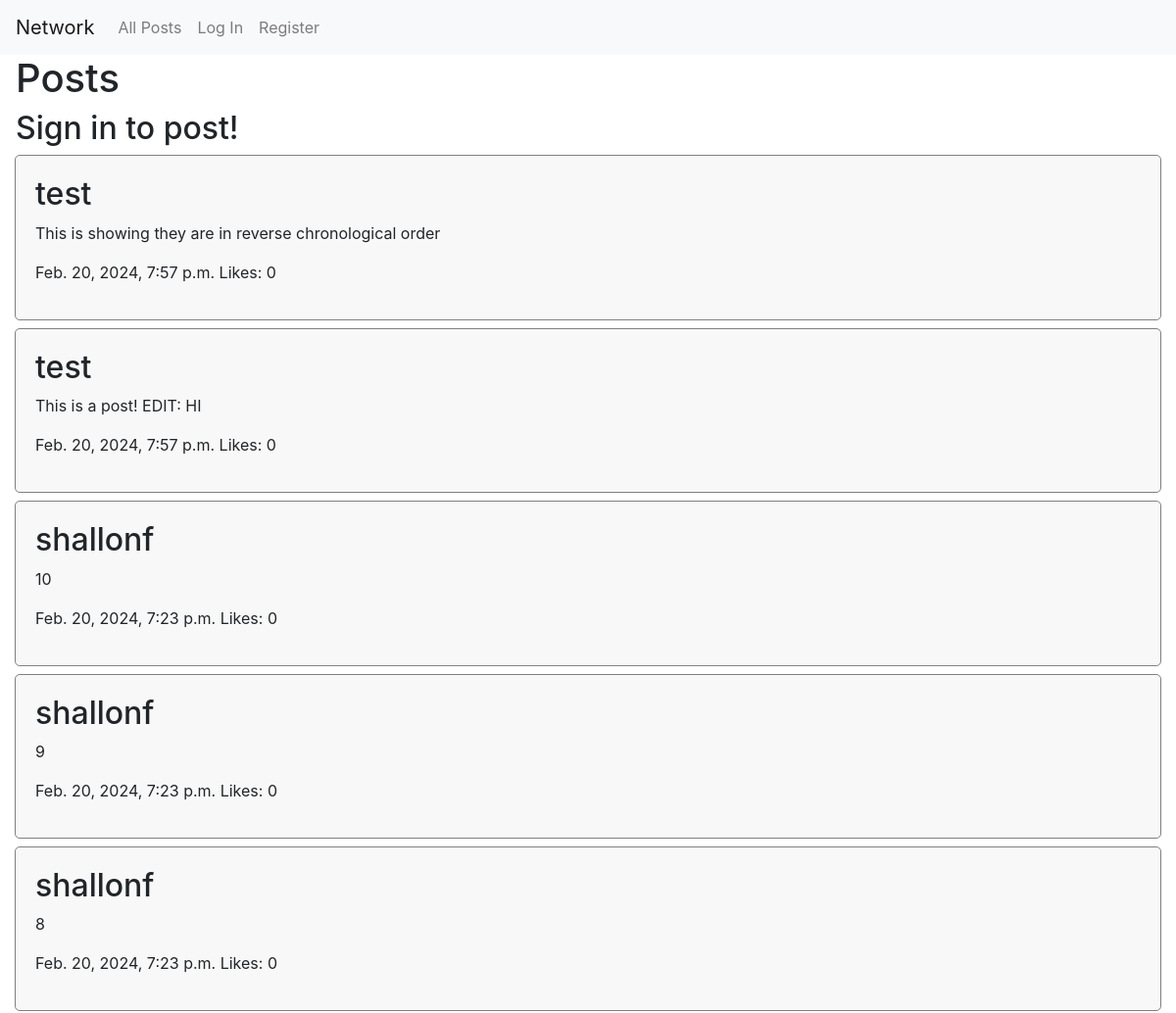
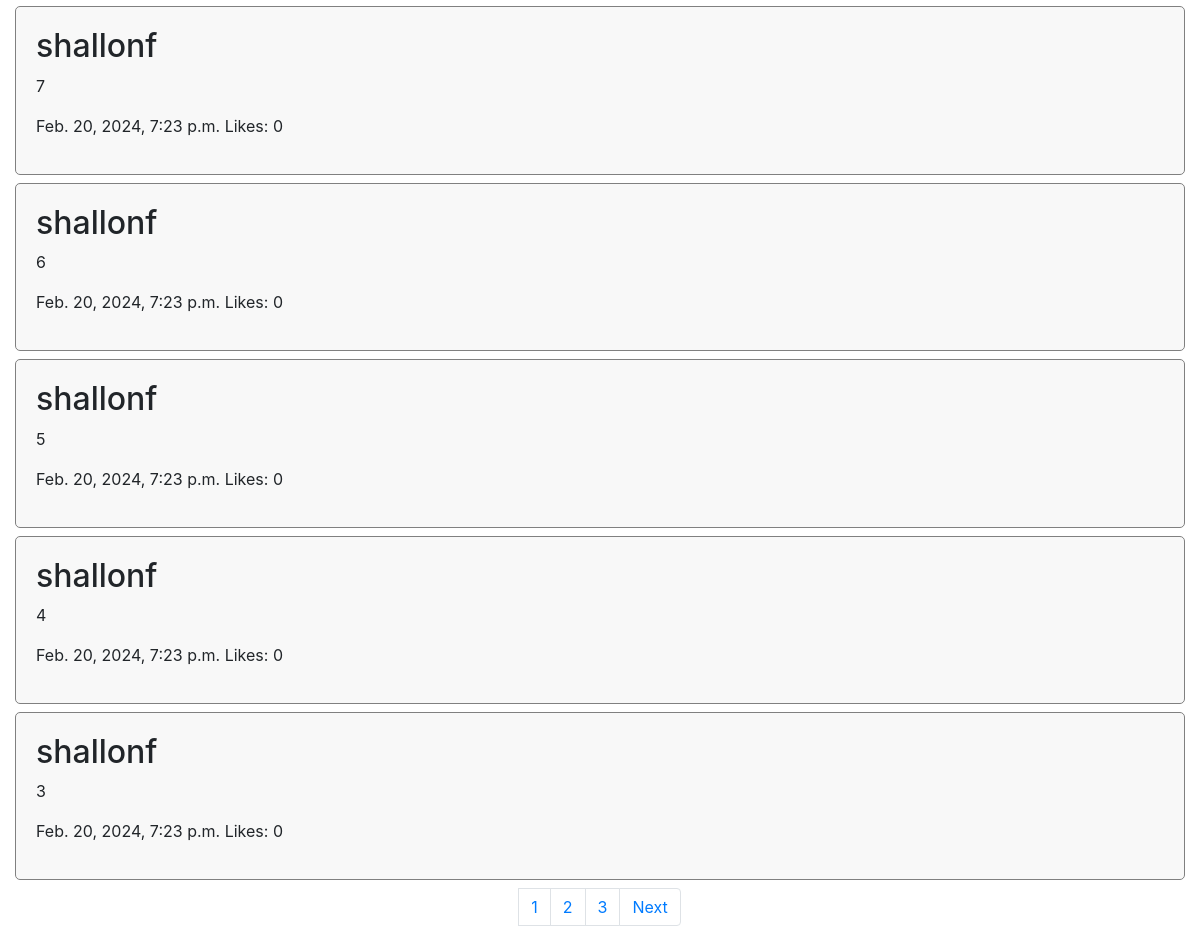
Before: / with the older database file (2 pictures, top to bottom).
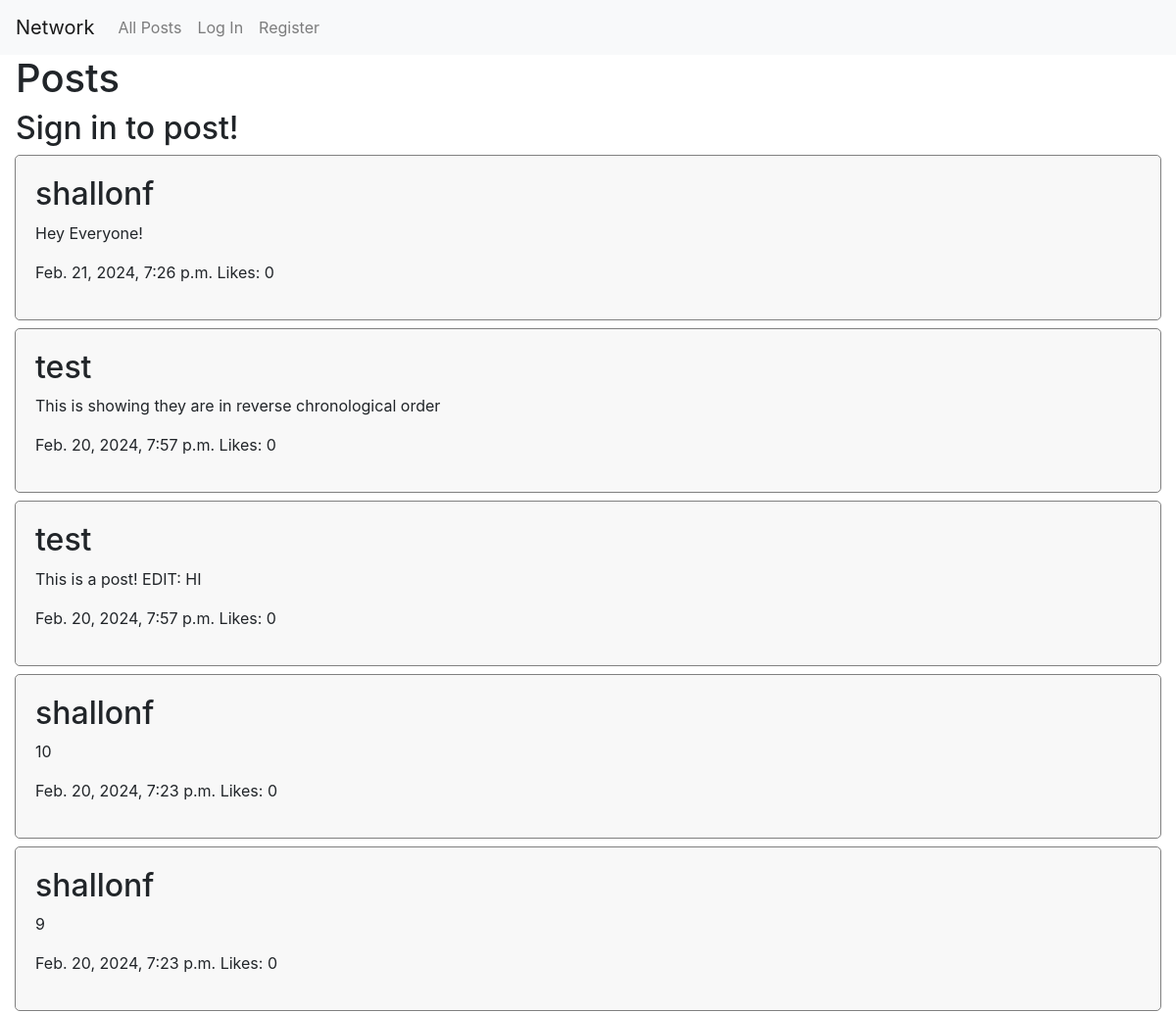
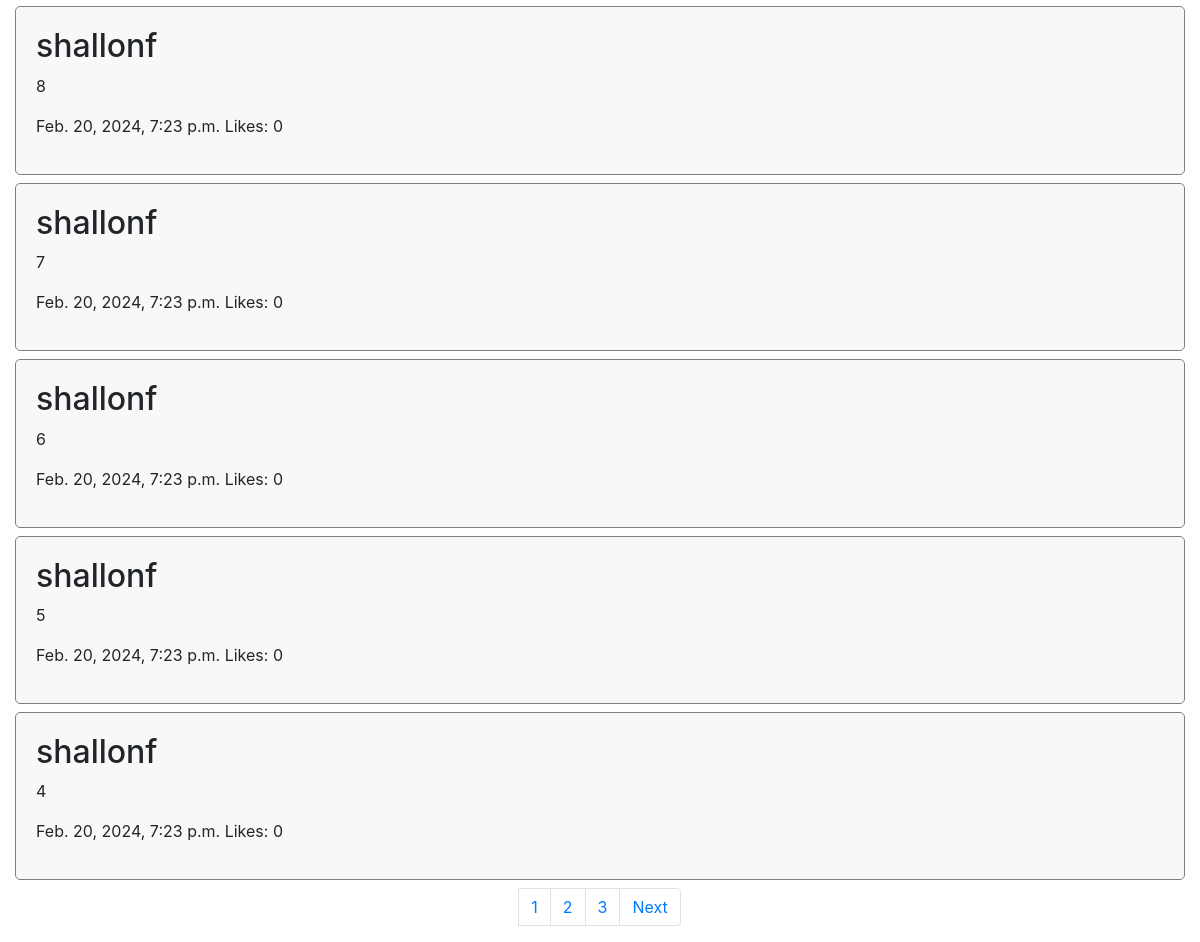
After: the same page with the newer database file (2 pictures, top to bottom).
### network/models.py (models this page shows, shortened)
class Post(models.Model):
    content = models.TextField(max_length=100)
    poster = models.ForeignKey(User, on_delete=models.CASCADE, related_name='posts')
    date = models.DateTimeField(auto_now_add=True)
    likes = models.ManyToManyField(User, symmetrical=False, related_name='liked')

class User(AbstractUser):
    followers = models.ManyToManyField('self', symmetrical=False, related_name='following')
    def __str__(self):
        return self.username

### network/views.py (the view)
# urls.py: path("", views.index, name="index"),
def index(request, username=None):
    if username:
        current_user = User.objects.get(username=username)
        following_users = current_user.following.all()
        posts = Post.objects.filter(poster__in=following_users).order_by('-date')
    else:
        posts = Post.objects.order_by('-date')
    paginator = Paginator(posts, 10)
    page_number = request.GET.get('page')
    page_obj = paginator.get_page(page_number)
    return render(request, "network/index.html", {
        'form' : CreatePostForm(),
        'page_obj': page_obj
    })

### network/templates/network/index.html (shortened to what this page needs)
{% extends "network/layout.html" %}
{% load static %}
{% block body %}
    <main>
        <h1 class="ml-3">Posts</h1>
        {% if user.is_authenticated %}
        <div class="container-fluid">
            <div class="row">
                <div class="col-md-12">
                    <div class="vertical-box">
                        <h2>New Post</h2>
                        <form action="{% url 'create_post' %}" method="POST">
                            {% csrf_token %}
                            {{ form.content }}
                            <div class="mt-2">
                                <button class="btn btn-primary" type="submit">Post</button>
                            </div>
                        </form>
                    </div>
                </div>
            </div>
        </div>
        {% else %}
        <h2 class="ml-3">Sign in to post!</h2>
        {% endif %}
        {% for post in page_obj %}
        <div class="container-fluid mt-2">
            <div class="row">
                <div class="col-md-12">
                    <div class="vertical-box">
                        <h2><a href="{% url 'view_profile' post.poster %}">{{ post.poster }}</a></h2>
                        <p id="postcontent{{ post.id }}">{{ post.content }}</p>
                        <p>{{ post.date }} Likes: <span id="likes_{{ post.id }}">{{ post.likes.all|length }}</span></p>
                    </div>
                </div>
            </div>
        </div>
        {% endfor %}
        <nav aria-label="Page navigation example">
            <ul class="pagination justify-content-center mt-2">
              <li class="page-item"><a class="page-link" href="?page=1">1</a></li>
              <li class="page-item"><a class="page-link" href="?page=2">2</a></li>
              <li class="page-item"><a class="page-link" href="?page=3">3</a></li>
              <li class="page-item">
                {% if page_obj.has_next %}
                    <a class="page-link" href="?page={{ page_obj.next_page_number }}">Next</a>
                {% endif %}
              </li>
            </ul>
          </nav>
    </main>
{% endblock %}

### network/templates/network/layout.html (shortened to what this page needs)
{% load static %}
<!DOCTYPE html>
<html lang="en">
    <head>
        <link rel="stylesheet" href="https://stackpath.bootstrapcdn.com/bootstrap/4.4.1/css/bootstrap.min.css">
        <link href="{% static 'network/styles.css' %}" rel="stylesheet">
    </head>
    <body>
        <nav class="navbar navbar-expand-lg navbar-light bg-light">
            <a class="navbar-brand" href="{% url 'index' %}">Network</a>
            <div>
              <ul class="navbar-nav mr-auto">
                <li class="nav-item">
                  <a class="nav-link" href="{% url 'index' %}">All Posts</a>
                </li>
                {% if user.is_authenticated %}
                    <li class="nav-item">
                        <a class="nav-link" href="{% url 'following' user.username %}">Following</a>
                    </li>
                    <li class="nav-item">
                        <a class="nav-link" href="{% url 'logout' %}">Log Out</a>
                    </li>
                {% else %}
                    <li class="nav-item">
                        <a class="nav-link" href="{% url 'login' %}">Log In</a>
                    </li>
                    <li class="nav-item">
                        <a class="nav-link" href="{% url 'register' %}">Register</a>
                    </li>
                {% endif %}
              </ul>
            </div>
          </nav>
        <div class="body">
            {% block body %}
            {% endblock %}
        </div>
    </body>
</html>

### network/static/network/styles.css (style rules this page uses)
.vertical-box { background-color: #f8f8f8; padding: 20px; border: 1px solid gray; border-radius: 5px; text-align: left; }
a { color: inherit; text-decoration: none; }

Changed rows visible on the page:
no longer on this page (row unchanged): Post: poster "shallonf", content "3", date "Feb. 20, 2024, 7:23 p.m.", likes.all|length "0"
added Post: poster "shallonf", content "Hey Everyone!", date "Feb. 21, 2024, 7:26 p.m.", likes.all|length "0"
